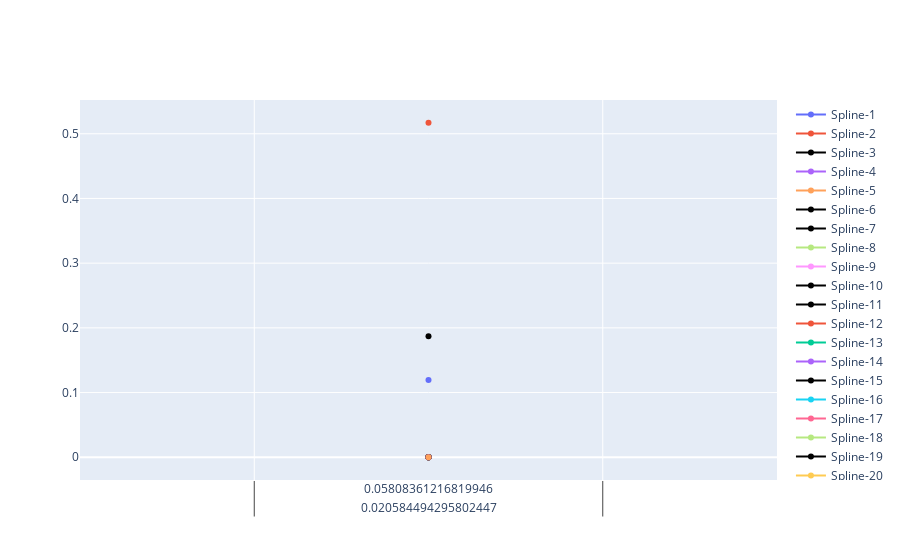

Notebook cell for this chart:
### Code cell
# plot basis times active coefficients
X = M.basis
fig = go.Figure()
for i in range(X.shape[1]):
    if v[i] == 1:
        fig.add_trace(go.Scatter(x=x, y=X[:,i] * M.coef_[i],  marker_color="black", name=f"Spline-{i+1}"))
    else:
        fig.add_trace(go.Scatter(x=x, y=X[:,i] * M.coef_[i], name=f"Spline-{i+1}"))
    
fig.add_trace(go.Scatter(x=x, y=y, name="Data", mode="markers"))
fig.show()

### Figure 1 — Plotly figure (JSON) as saved in the notebook; plotly's stock layout.template omitted (floating-point values rounded to 4 significant figures; data arrays with more than 128 entries replaced by an {"elided": "..."} marker saying what was removed)
{"data": [{"name": "Spline-1", "type": "scatter", "x": {"elided": "220x1 float values"}, "y": {"elided": "250 float values"}}, {"name": "Spline-2", "type": "scatter", "x": {"elided": "220x1 float values"}, "y": {"elided": "250 float values"}}, {"marker": {"color": "black"}, "name": "Spline-3", "type": "scatter", "x": {"elided": "220x1 float values"}, "y": {"elided": "250 float values"}}, {"name": "Spline-4", "type": "scatter", "x": {"elided": "220x1 float values"}, "y": {"elided": "250 float values"}}, {"name": "Spline-5", "type": "scatter", "x": {"elided": "220x1 float values"}, "y": {"elided": "250 float values"}}, {"marker": {"color": "black"}, "name": "Spline-6", "type": "scatter", "x": {"elided": "220x1 float values"}, "y": {"elided": "250 float values"}}, {"marker": {"color": "black"}, "name": "Spline-7", "type": "scatter", "x": {"elided": "220x1 float values"}, "y": {"elided": "250 float values"}}, {"name": "Spline-8", "type": "scatter", "x": {"elided": "220x1 float values"}, "y": {"elided": "250 float values"}}, {"name": "Spline-9", "type": "scatter", "x": {"elided": "220x1 float values"}, "y": {"elided": "250 float values"}}, {"marker": {"color": "black"}, "name": "Spline-10", "type": "scatter", "x": {"elided": "220x1 float values"}, "y": {"elided": "250 float values"}}, {"marker": {"color": "black"}, "name": "Spline-11", "type": "scatter", "x": {"elided": "220x1 float values"}, "y": {"elided": "250 float values"}}, {"name": "Spline-12", "type": "scatter", "x": {"elided": "220x1 float values"}, "y": {"elided": "250 float values"}}, {"name": "Spline-13", "type": "scatter", "x": {"elided": "220x1 float values"}, "y": {"elided": "250 float values"}}, {"name": "Spline-14", "type": "scatter", "x": {"elided": "220x1 float values"}, "y": {"elided": "250 float values"}}, {"marker": {"color": "black"}, "name": "Spline-15", "type": "scatter", "x": {"elided": "220x1 float values"}, "y": {"elided": "250 float values"}}, {"name": "Spline-16", "type": "scatter", "x": {"elided": "220x1 float values"}, "y": {"elided": "250 float values"}}, {"name": "Spline-17", "type": "scatter", "x": {"elided": "220x1 float values"}, "y": {"elided": "250 float values"}}, {"name": "Spline-18", "type": "scatter", "x": {"elided": "220x1 float values"}, "y": {"elided": "250 float values"}}, {"marker": {"color": "black"}, "name": "Spline-19", "type": "scatter", "x": {"elided": "220x1 float values"}, "y": {"elided": "250 float values"}}, {"name": "Spline-20", "type": "scatter", "x": {"elided": "220x1 float values"}, "y": {"elided": "250 float values"}}, {"marker": {"color": "black"}, "name": "Spline-21", "type": "scatter", "x": {"elided": "220x1 float values"}, "y": {"elided": "250 float values"}}, {"name": "Spline-22", "type": "scatter", "x": {"elided": "220x1 float values"}, "y": {"elided": "250 float values"}}, {"name": "Spline-23", "type": "scatter", "x": {"elided": "220x1 float values"}, "y": {"elided": "250 float values"}}, {"name": "Spline-24", "type": "scatter", "x": {"elided": "220x1 float values"}, "y": {"elided": "250 float values"}}, {"name": "Spline-25", "type": "scatter", "x": {"elided": "220x1 float values"}, "y": {"elided": "250 float values"}}, {"name": "Spline-26", "type": "scatter", "x": {"elided": "220x1 float values"}, "y": {"elided": "250 float values"}}, {"name": "Spline-27", "type": "scatter", "x": {"elided": "220x1 float values"}, "y": {"elided": "250 float values"}}, {"name": "Spline-28", "type": "scatter", "x": {"elided": "220x1 float values"}, "y": {"elided": "250 float values"}}, {"name": "Spline-29", "type": "scatter", "x": {"elided": "220x1 float values"}, "y": {"elided": "250 float values"}}, {"name": "Spline-30", "type": "scatter", "x": {"elided": "220x1 float values"}, "y": {"elided": "250 float values"}}, {"name": "Spline-31", "type": "scatter", "x": {"elided": "220x1 float values"}, "y": {"elided": "250 float values"}}, {"name": "Spline-32", "type": "scatter", "x": {"elided": "220x1 float values"}, "y": {"elided": "250 float values"}}, {"name": "Spline-33", "type": "scatter", "x": {"elided": "220x1 float values"}, "y": {"elided": "250 float values"}}, {"name": "Spline-34", "type": "scatter", "x": {"elided": "220x1 float values"}, "y": {"elided": "250 float values"}}, {"name": "Spline-35", "type": "scatter", "x": {"elided": "220x1 float values"}, "y": {"elided": "250 float values"}}, {"name": "Spline-36", "type": "scatter", "x": {"elided": "220x1 float values"}, "y": {"elided": "250 float values"}}, {"name": "Spline-37", "type": "scatter", "x": {"elided": "220x1 float values"}, "y": {"elided": "250 float values"}}, {"name": "Spline-38", "type": "scatter", "x": {"elided": "220x1 float values"}, "y": {"elided": "250 float values"}}, {"name": "Spline-39", "type": "scatter", "x": {"elided": "220x1 float values"}, "y": {"elided": "250 float values"}}, {"name": "Spline-40", "type": "scatter", "x": {"elided": "220x1 float values"}, "y": {"elided": "250 float values"}}, {"marker": {"color": "black"}, "name": "Spline-41", "type": "scatter", "x": {"elided": "220x1 float values"}, "y": {"elided": "250 float values"}}, {"marker": {"color": "black"}, "name": "Spline-42", "type": "scatter", "x": {"elided": "220x1 float values"}, "y": {"elided": "250 float values"}}, {"marker": {"color": "black"}, "name": "Spline-43", "type": "scatter", "x": {"elided": "220x1 float values"}, "y": {"elided": "250 float values"}}, {"name": "Spline-44", "type": "scatter", "x": {"elided": "220x1 float values"}, "y": {"elided": "250 float values"}}, {"name": "Spline-45", "type": "scatter", "x": {"elided": "220x1 float values"}, "y": {"elided": "250 float values"}}, {"mode": "markers", "name": "Data", "type": "scatter", "x": {"elided": "220x1 float values"}, "y": {"elided": "220x1 float values"}}], "layout": {"autosize": true, "xaxis": {"autorange": true, "range": [-1, 1], "type": "multicategory"}, "yaxis": {"autorange": true, "range": [-0.03787, 0.5549], "type": "linear"}}}
